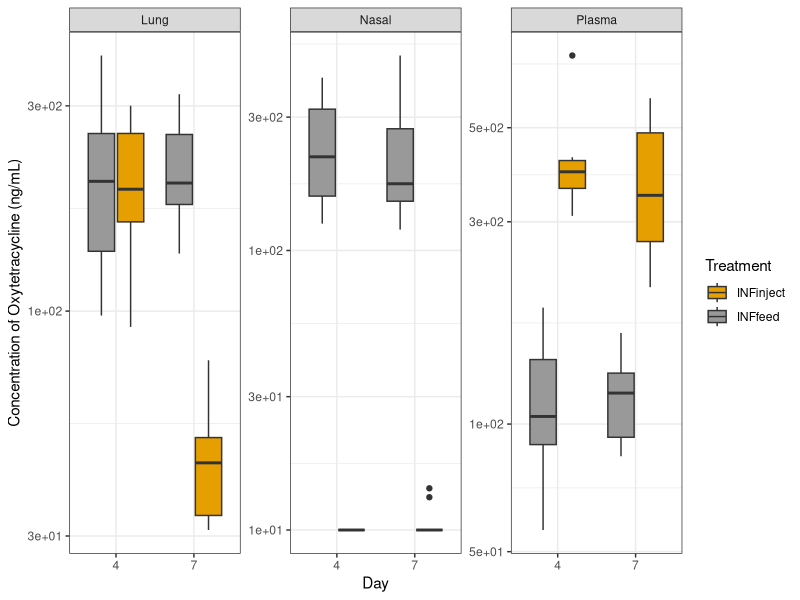
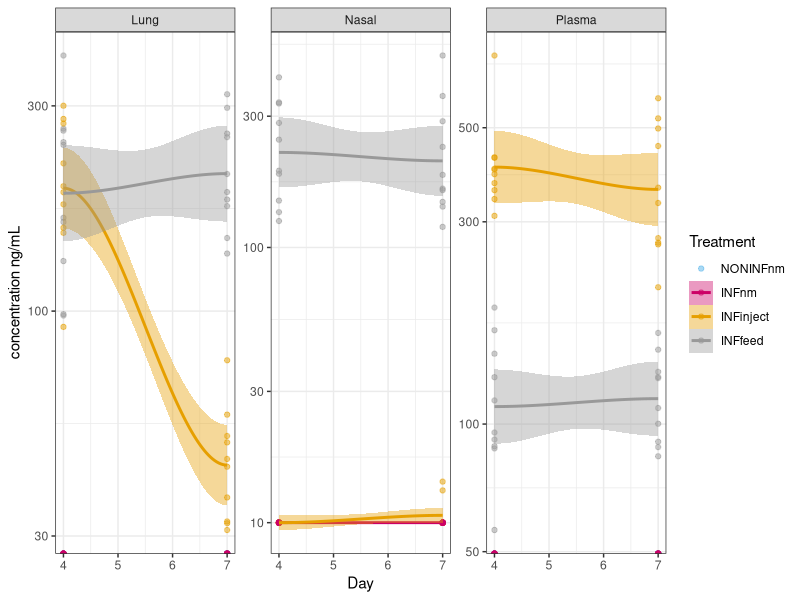
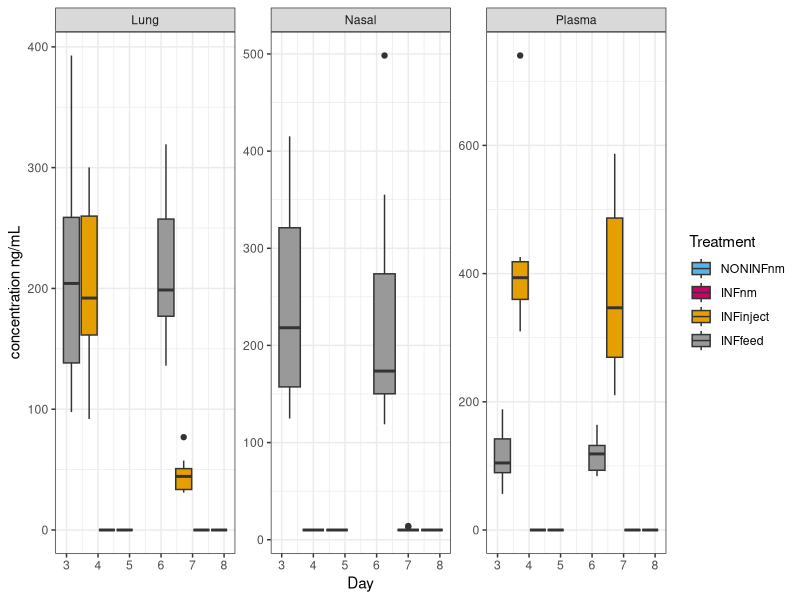
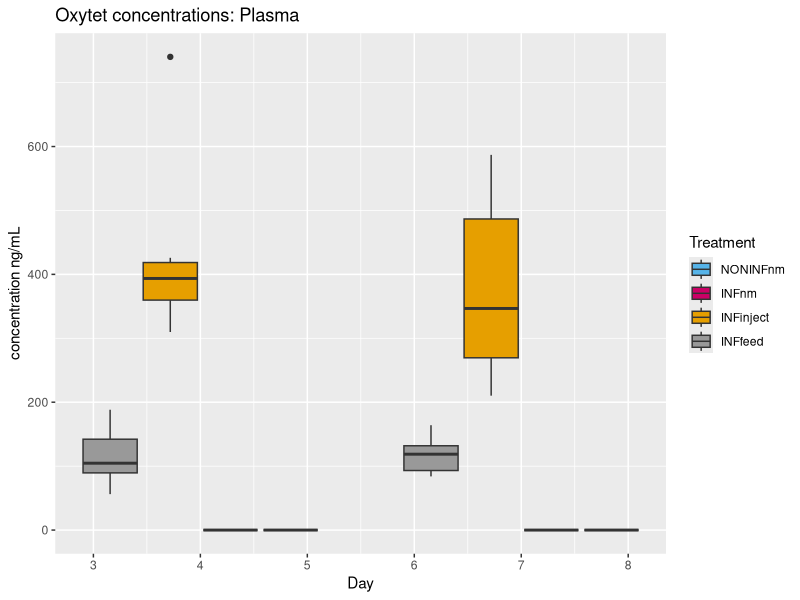
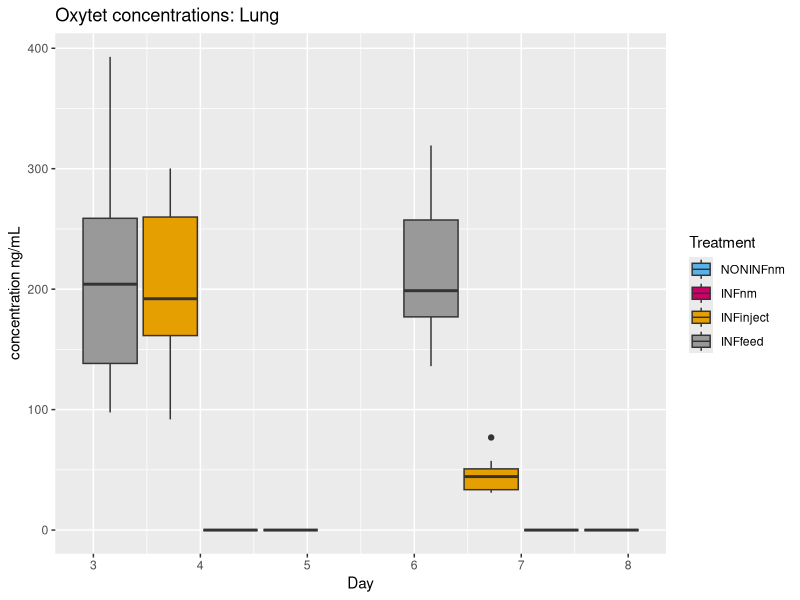
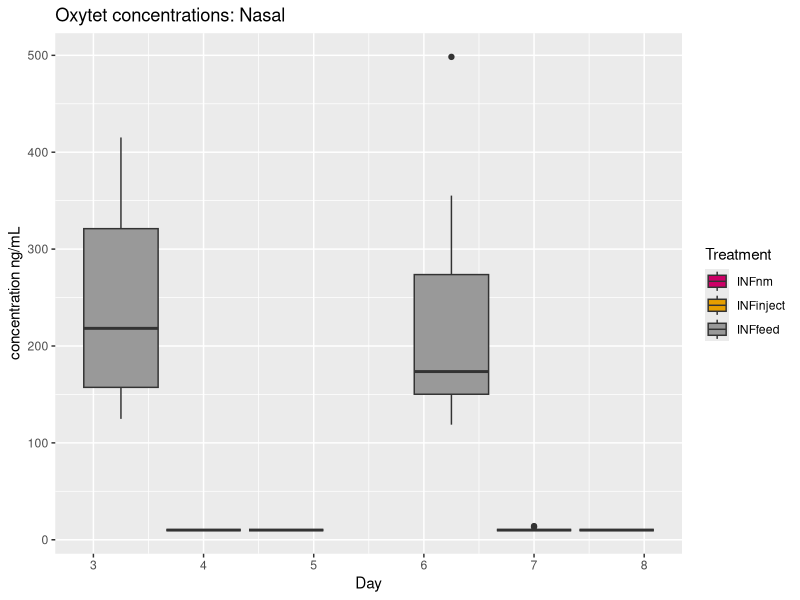
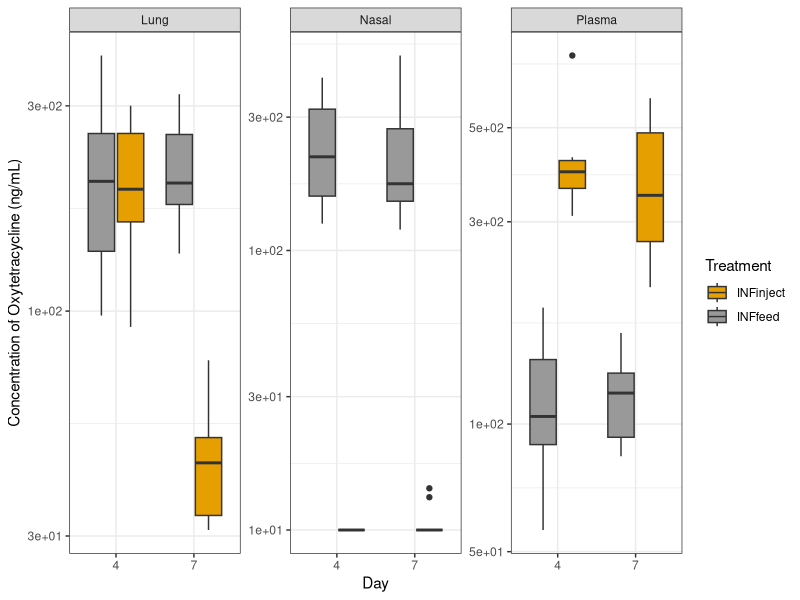

Write R code to recreate these figures, in order. (Note: this script raises an error after producing the figures.)
#####################################################################################################
#FS9 Antibiotic concentration and weight
#Kathy Mou

#Purpose: This code graphs concentration of oxytetracycline of each tissue for each group and also relative to weight.
#This was taken from Jules' code (FS1_ABX_conc.R) with some modifications to fit FS9 dataset.

#Load library packages
library(tidyverse)
library(reshape2)
library(ggplot2)

sessionInfo()
#R version 3.6.3 (2020-02-29)

########################################################################################################

#Import file
tis <- read.csv('./data/FS9_WeightOxytet.csv', stringsAsFactors = FALSE)  # reads in data, already cleaned a little

#Organize "tis" file
tis$Day <- as.numeric(gsub('D', '', tis$Day))             # replaces the 'D' in the time column with '' (nothing)
tis.melt <- melt(tis, id.vars = c(1:4), measure.vars = c(5:7))          # converts to long dataframe format for easy plotting
tis.melt                                                                # just checking on the new long dataframe
tis.melt$value <- gsub('NF', 0, tis.melt$value)         # replaces 'NF' with 0
tis.melt$value <- as.numeric(tis.melt$value)            # forces the value column to be numeric 
tis.melt <- na.exclude(tis.melt)                                        # removes NAs which were introduced in the previous line
tis.melt$DayXTreatment <- paste(tis.melt$Day, tis.melt$Treatment, sep = '_') # creates a 'DayXTreatment column', it's just the 'Day' and 'Treatment' columns pasted together
tis.melt$Day <- factor(tis.melt$Day)                                     # makes the 'Day' column a factor (this means it is categorical data, not continuous data)
tis.melt$Tissue <- ifelse(tis.melt$variable == 'PlasmaOxytet', 'Plasma', 
                          ifelse(tis.melt$variable == 'LungOyxtet', 'Lung',
                                 ifelse(tis.melt$variable == 'NasalOxytet', 'Nasal', NA)))   #Replace original names in 'variable' column with with new names
unique(tis.melt$Treatment)
tis.melt$Treatment <- factor(tis.melt$Treatment, levels = c('NONINFnm', 'INFnm', 'INFinject', 'INFfeed'))

#Oxytetracycline concentration in two groups in all tissue samples
fig2 <- tis.melt %>% filter(Treatment %in% c('INFinject', 'INFfeed')) %>%
  ggplot(aes(x=Day, y=value, group=DayXTreatment, fill=Treatment)) +
  geom_boxplot() +
  ylab('Concentration of Oxytetracycline (ng/mL)') + xlab('Day') + scale_y_log10(labels=scales::scientific) +
  facet_wrap(~Tissue, scales = 'free')+
  theme_bw() + scale_fill_manual(values = c('#E69F00', '#999999'))
fig2
ggsave(fig2,
       filename = './figure2.jpeg',
       width = 180,
       height = 120,
       device = 'jpeg',
       dpi = 300,
       units = 'mm')

class(tis.melt$Day)
tis.melt$Day <- as.numeric(as.character(tis.melt$Day))
tis.melt$Weight <- as.numeric(as.character(tis.melt$Weight))

#Oxytet concentration in all four groups, all tissues
tis.melt %>% 
  ggplot(aes(x=Day, y=value, fill=Treatment, color=Treatment)) +
  geom_point(shape=21, alpha=.5) + geom_smooth() +
  ylab('concentration ng/mL') + scale_y_log10() +
  facet_wrap(~Tissue, scales = 'free')+
  theme_bw() + scale_fill_manual(values = c(INFinject='#E69F00', INFnm='#CC0066', NONINFnm='#56B4E9', INFfeed='#999999'))+
  scale_color_manual(values = c(INFinject='#E69F00', INFnm='#CC0066', NONINFnm='#56B4E9', INFfeed='#999999')) 

#BW plot of oxytet concentration, all four groups, all tissues
tis.melt %>% 
  ggplot(aes(x=Day, y=value, group=DayXTreatment, fill=Treatment)) +
  geom_boxplot() +
  ylab('concentration ng/mL') +
  facet_wrap(~Tissue, scales = 'free')+
  scale_fill_manual(values = c(INFinject='#E69F00', INFnm='#CC0066', NONINFnm='#56B4E9', INFfeed='#999999')) +
  theme_bw()

#Plasma oxytetracycline only
tis.melt %>% filter(Tissue == 'Plasma') %>%
  ggplot(aes(x=Day, y=value, group=DayXTreatment, fill=Treatment)) +
  scale_fill_manual(values = c(INFinject='#E69F00', INFnm='#CC0066', NONINFnm='#56B4E9', INFfeed='#999999')) +
  geom_boxplot() + ylab('concentration ng/mL') + ggtitle('Oxytet concentrations: Plasma')

#Lung oxytetracycline only
tis.melt %>% filter(Tissue == 'Lung') %>%
  ggplot(aes(x=Day, y=value, group=DayXTreatment, fill=Treatment)) +
  scale_fill_manual(values = c(INFinject='#E69F00', INFnm='#CC0066', NONINFnm='#56B4E9', INFfeed='#999999')) +
  geom_boxplot() + ylab('concentration ng/mL') + ggtitle('Oxytet concentrations: Lung')

#Nasal oxytetracycline only
tis.melt %>% filter(Tissue == 'Nasal') %>%
  ggplot(aes(x=Day, y=value, group=DayXTreatment, fill=Treatment)) +
  scale_fill_manual(values = c(INFinject='#E69F00', INFnm='#CC0066', NONINFnm='#56B4E9', INFfeed='#999999')) +
  geom_boxplot() + ylab('concentration ng/mL') + ggtitle('Oxytet concentrations: Nasal')


tis.melt$group <- paste(tis.melt$Pig, tis.melt$Day, tis.melt$Tissue, sep = '_')
Lung.abx <- tis.melt %>% filter(Tissue == 'Lung') #subset lung data
tmp <- tis.melt %>% group_by(Day, Tissue, Treatment) %>% summarise(mean=mean(value), 
                                                                   n=n(), 
                                                                   sd=sd(value), 
                                                                   se=sd/n) %>% write_csv('./results/mean_abx_conc.csv')

#Concentration of oxytetracycline relative to weight, day 4
fig1_d4 <- tis.melt %>% 
  filter(Day==4) %>%
  ggplot(aes(x=Weight, y=value, color=Treatment)) +
  scale_color_manual(values = c(INFinject='#E69F00', INFnm='#CC0066', NONINFnm='#56B4E9', INFfeed='#999999')) +
  geom_smooth(method = 'lm') + geom_point() + theme_bw() +ylab('Concentration of Oxytetracycline (ng/mL)') + xlab("Weight (kg)")
fig1_d4

ggsave(fig1_d4,
       filename = './results/figure1_D4.jpeg',
       width = 180,
       height = 120,
       device = 'jpeg',
       dpi = 300,
       units = 'mm')

#Concentration of oxytetracycline relative to weight, day 7
fig1_d7 <- tis.melt %>% 
  filter(Day==7) %>%
  ggplot(aes(x=Weight, y=value, color=Treatment)) +
  scale_color_manual(values = c(INFinject='#E69F00', INFnm='#CC0066', NONINFnm='#56B4E9', INFfeed='#999999')) +
  geom_smooth(method = 'lm') + geom_point() + theme_bw() +ylab('Concentration of Oxytetracycline (ng/mL)') + xlab("Weight (kg)")
fig1_d7

ggsave(fig1_d7,
       filename = './results/figure1_D7.jpeg',
       width = 180,
       height = 120,
       device = 'jpeg',
       dpi = 300,
       units = 'mm')


